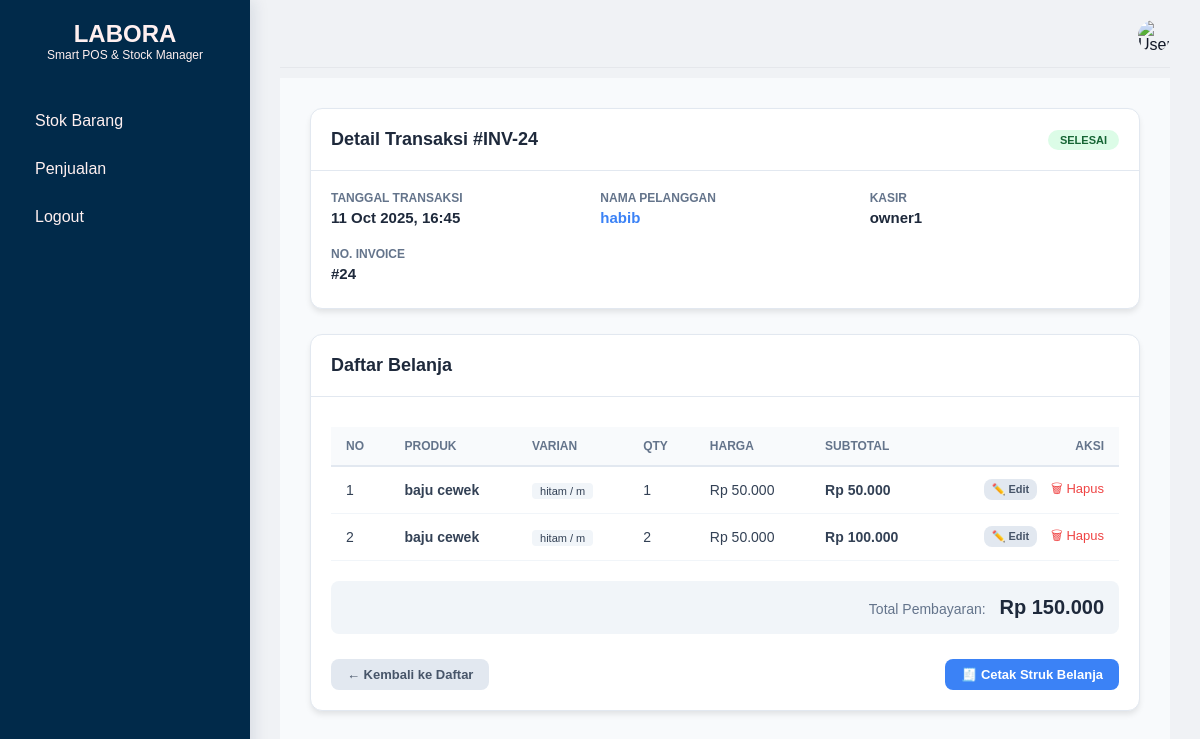
The app's page /penjualan/penjualan_detail.php?id=24 with its own data.
### tables this page shows
CREATE TABLE `penjualan` (
  `id_penjualan` int NOT NULL AUTO_INCREMENT,
  `tanggal` datetime DEFAULT CURRENT_TIMESTAMP,
  `pelanggan` varchar(100) DEFAULT NULL,
  `total` decimal(14,2) DEFAULT '0.00',
  `keuntungan` decimal(14,2) DEFAULT '0.00',
  `kasir` varchar(100) DEFAULT NULL,
  `status` enum('aktif','selesai','batal') DEFAULT 'aktif',
  PRIMARY KEY (`id_penjualan`),
  KEY `kasir` (`kasir`),
  CONSTRAINT `penjualan_ibfk_1` FOREIGN KEY (`kasir`) REFERENCES `users` (`username`)
);

CREATE TABLE `detail_penjualan` (
  `id` int NOT NULL AUTO_INCREMENT,
  `id_penjualan` int DEFAULT NULL,
  `id_barang` int DEFAULT NULL,
  `id_varian` int DEFAULT NULL,
  `qty` int DEFAULT NULL,
  `harga_jual` decimal(12,2) DEFAULT NULL,
  `subtotal` decimal(14,2) DEFAULT NULL,
  `pelanggan` varchar(100) DEFAULT NULL,
  `status` enum('aktif','batal','selesai') DEFAULT 'aktif',
  `warna` varchar(50) DEFAULT NULL,
  `ukuran` varchar(50) DEFAULT NULL,
  PRIMARY KEY (`id`),
  KEY `id_penjualan` (`id_penjualan`),
  KEY `id_barang` (`id_barang`),
  CONSTRAINT `detail_penjualan_ibfk_1` FOREIGN KEY (`id_penjualan`) REFERENCES `penjualan` (`id_penjualan`),
  CONSTRAINT `detail_penjualan_ibfk_2` FOREIGN KEY (`id_barang`) REFERENCES `barang` (`id_barang`)
);

CREATE TABLE `barang` (
  `id_barang` int NOT NULL AUTO_INCREMENT,
  `nama_barang` varchar(200) NOT NULL,
  `warna` varchar(50) DEFAULT NULL,
  `ukuran` varchar(50) DEFAULT NULL,
  `harga_beli` decimal(12,2) DEFAULT '0.00',
  `harga_jual` decimal(12,2) DEFAULT '0.00',
  `stok` int DEFAULT '0',
  `stok_min` int DEFAULT '10',
  `stok_max` int DEFAULT '9999',
  PRIMARY KEY (`id_barang`)
);

CREATE TABLE `barang_varian` (
  `id_varian` int NOT NULL AUTO_INCREMENT,
  `id_barang` int NOT NULL,
  `warna` varchar(50) NOT NULL,
  `ukuran` varchar(50) NOT NULL,
  `stok` int DEFAULT '0',
  `harga_beli` decimal(12,2) DEFAULT '0.00',
  `harga_jual` decimal(12,2) DEFAULT '0.00',
  `stok_min` int DEFAULT '10',
  `stok_max` int DEFAULT '9999',
  PRIMARY KEY (`id_varian`),
  KEY `id_barang` (`id_barang`),
  CONSTRAINT `barang_varian_ibfk_1` FOREIGN KEY (`id_barang`) REFERENCES `barang` (`id_barang`)
);

### penjualan/penjualan_detail.php (the view, shortened to what this page needs)
<?php
include __DIR__ . '/../includes/koneksi.php';
$id = intval($_GET['id']);
$q = $conn->query("SELECT * FROM penjualan WHERE id_penjualan = $id");
$penjualan = $q->fetch_assoc();
$d = $conn->query("
  SELECT dp.*, b.nama_barang, v.warna, v.ukuran
  FROM detail_penjualan dp
  JOIN barang_varian v ON dp.id_varian = v.id_varian
  JOIN barang b ON v.id_barang = b.id_barang
  WHERE dp.id_penjualan = $id
  ORDER BY dp.id ASC
");
?>
<!DOCTYPE html>
<html lang="id">
<head>
  <link rel="stylesheet" href="../assets/css/global.css">
  <link rel="stylesheet" href="../assets/css/sidebar.css">
  <link rel="stylesheet" href="../assets/css/header.css">
  <link rel="stylesheet" href="../assets/css/detail_penjualan_v2.css?v=<?= time() ?>">
</head>
</head>
<body>
<div class="container">
  <?php include __DIR__ . '/../includes/sidebar.php'; ?>
  <div class="main-content">
    <?php include __DIR__ . '/../includes/header.php'; ?>
    <div class="page-content">
      <div class="card">
        <div class="card-header">
          <h3>Detail Transaksi #INV-<?= $penjualan['id_penjualan'] ?></h3>
          <span class="status-badge status-<?= $penjualan['status'] ?>"><?= ucfirst($penjualan['status']) ?></span>
        </div>
        <div class="card-body">
          <div class="info-grid">
            <div class="info-item">
              <label>Tanggal Transaksi</label>
              <span><?= date('d M Y, H:i', strtotime($penjualan['tanggal'])) ?></span>
            </div>
            <div class="info-item">
              <label>Nama Pelanggan</label>
              <span style="color: #3b82f6;"><?= htmlspecialchars($penjualan['pelanggan'] ?: '-') ?></span>
            </div>
            <div class="info-item">
              <label>Kasir</label>
              <span><?= htmlspecialchars($penjualan['kasir']) ?></span>
            </div>
            <div class="info-item">
              <label>No. Invoice</label>
              <span>#<?= $id ?></span>
            </div>
          </div>
        </div>
      </div>
      <div class="card">
        <div class="card-header">
          <h3>Daftar Belanja</h3>
        </div>
        <div class="card-body">
          <table id="tabel-penjualan">
            <thead>
              <tr>
                <th>No</th>
                <th>Produk</th>
                <th>Varian</th>
                <th>Qty</th>
                <th>Harga</th>
                <th>Subtotal</th>
                <th style="text-align:right;">Aksi</th>
              </tr>
            </thead>
            <tbody>
              <?php $no=1; $grand=0; while($r=$d->fetch_assoc()): ?>
              <tr data-id="<?= $r['id'] ?>">
                <td><?= $no++ ?></td>
                <td><strong><?= htmlspecialchars($r['nama_barang']) ?></strong></td>
                <td><span style="background: #f1f5f9; padding: 2px 8px; border-radius: 4px; font-size: 11px;"><?= htmlspecialchars($r['warna']) ?> / <?= htmlspecialchars($r['ukuran']) ?></span></td>
                <td class="td-qty"><?= $r['qty'] ?></td>
                <td class="td-harga">Rp <?= number_format($r['harga_jual'],0,',','.') ?></td>
                <td class="subtotal"><strong>Rp <?= number_format($r['subtotal'],0,',','.') ?></strong></td>
                <td style="text-align:right;" class="action-links">
                  <?php if (in_array($penjualan['status'], ['aktif','selesai'])): ?>
                    <button class="btn btn-secondary btn-xs edit-btn" style="padding: 4px 8px; font-size: 11px;">✏️ Edit</button>
                    <a href="penjualan_detail.php?id=<?= $id ?>&hapus_item=<?= $r['id'] ?>" onclick="return confirm('Hapus item ini?')">🗑 Hapus</a>
                  <?php else: ?>
                    -
                  <?php endif; ?>
                </td>
              </tr>
              <?php $grand += $r['subtotal']; endwhile; ?>
            </tbody>
          </table>
          <div class="summary-box">
            <div class="summary-item">Total Pembayaran: <strong id="grand-total">Rp <?= number_format($grand,0,',','.') ?></strong></div>
          </div>
          <div style="margin-top: 25px; display: flex; justify-content: space-between;">
            <a href="penjualan.php" class="btn btn-secondary">← Kembali ke Daftar</a>
            <a href="penjualan_finish.php?id=<?= $penjualan['id_penjualan'] ?>" class="btn btn-print">🧾 Cetak Struk Belanja</a>
          </div>
        </div>
      </div>
    </div>
  </div>
</div>
</body>
</html>

### assets/css/global.css (style rules this page uses)
* { margin: 0; padding: 0; box-sizing: border-box; }
body { margin: 0; font-family: 'Poppins', sans-serif; background: #f0f2f5; color: #111827; }
.container { display: flex; height: 100vh; overflow: hidden; }
.main-content { flex: 1; display: flex; flex-direction: column; padding: 20px 30px; box-sizing: border-box; overflow-y: auto; background: #f0f2f5; }
.page-content { padding: 0; margin-top: 10px; }
h1, h2, h3 { margin: 0; color: #111827; }
button { font-family: inherit; }

### assets/css/detail_penjualan_v2.css (style rules this page uses)
.page-content { padding: 30px; background: #f8fafc; min-height: 100vh; }
.card { background: white; border-radius: 12px; box-shadow: 0 4px 6px -1px rgba(0,0,0,0.1); border: 1px solid #e2e8f0; margin-bottom: 25px; overflow: hidden; }
.card-header { padding: 20px; border-bottom: 1px solid #e2e8f0; display: flex; justify-content: space-between; align-items: center; }
.card-header h3 { font-size: 18px; font-weight: 700; color: #1e293b; }
.card-body { padding: 20px; }
.info-grid { display: grid; grid-template-columns: repeat(auto-fit, minmax(200px, 1fr)); gap: 20px; margin-bottom: 5px; }
.info-item label { display: block; font-size: 12px; font-weight: 600; color: #64748b; text-transform: uppercase; margin-bottom: 4px; }
.info-item span { font-size: 15px; font-weight: 700; color: #1e293b; }
.status-badge { padding: 4px 12px; border-radius: 20px; font-size: 11px; font-weight: 700; text-transform: uppercase; }
.status-selesai { background: #dcfce7; color: #166534; }
table { width: 100%; border-collapse: collapse; margin-top: 10px; }
th { text-align: left; padding: 12px 15px; background: #f8fafc; font-size: 12px; color: #64748b; text-transform: uppercase; border-bottom: 2px solid #e2e8f0; }
td { padding: 12px 15px; border-bottom: 1px solid #f1f5f9; font-size: 14px; color: #334155; }
.summary-box { background: #f1f5f9; border-radius: 8px; padding: 15px; margin-top: 20px; display: flex; flex-direction: column; gap: 10px; align-items: flex-end; }
.summary-item { font-size: 14px; color: #64748b; }
.summary-item strong { font-size: 20px; color: #1e293b; margin-left: 10px; }
.btn { padding: 8px 16px; border-radius: 8px; font-weight: 600; font-size: 13px; text-decoration: none; transition: 0.2s; cursor: pointer; border: none; }
.btn-secondary { background: #e2e8f0; color: #475569; }
.btn-print { background: #3b82f6; color: white; margin-left: 10px; }
.action-links a { font-size: 13px; color: #ef4444; margin-left: 10px; text-decoration: none; }

### records on screen
penjualan: id_penjualan "24", status "SELESAI", tanggal "11 Oct 2025, 16:45", pelanggan "habib", kasir "owner1"
detail_penjualan: id_barang.nama_barang "baju cewek", id_varian.warna "hitam", id_varian.ukuran "m", qty "1", harga_jual "50.000", subtotal "50.000"
detail_penjualan: id_barang.nama_barang "baju cewek", id_varian.warna "hitam", id_varian.ukuran "m", qty "2", harga_jual "50.000", subtotal "100.000"

### other values on screen
$id "24"
$grand "150.000"
